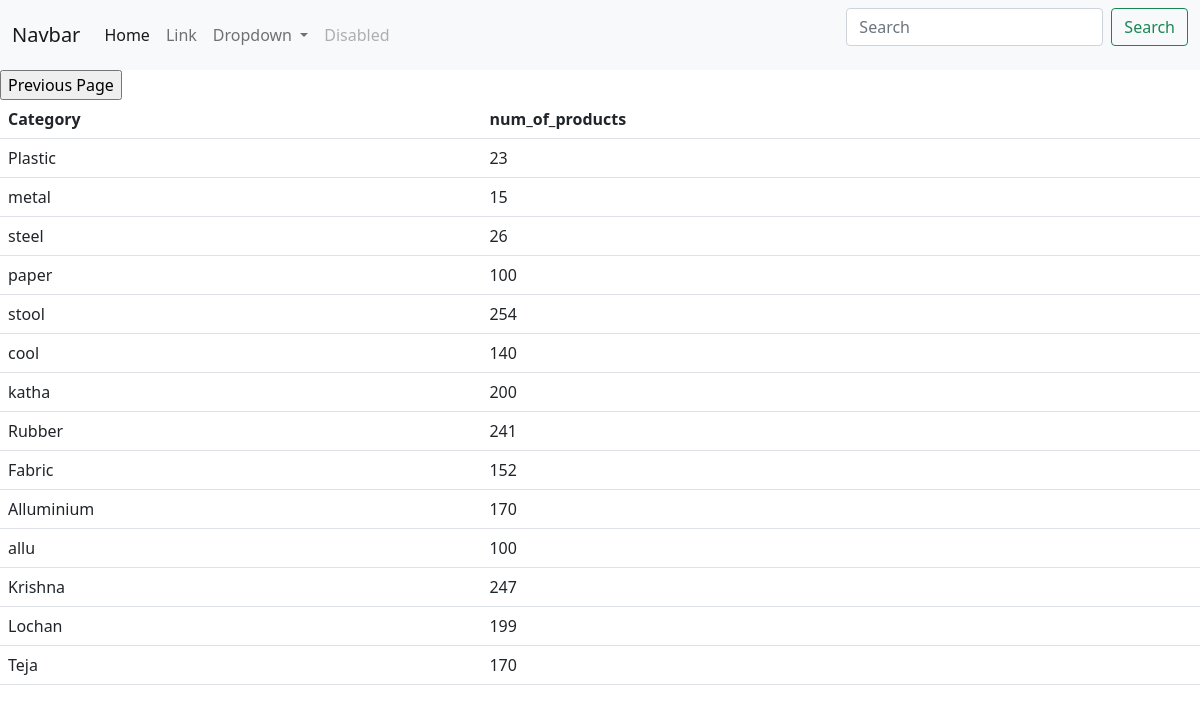
Page /nav/ on the committed database.
### chartapp/models.py (models this page shows, shortened)
class Product(models.Model):
    category = models.CharField(max_length=100, null=False, blank=False)
    num_of_products = models.IntegerField()

### chartapp/views.py (the view)
# urls.py: path('nav/', views.index4, name='Nav'),
def index4(request):
    products= Product.objects.all()
    context={
        'products':products
    }
    return render(request ,'chartapp/index4.html',context)

### chartapp/templates/chartapp/index4.html (shortened to what this page needs)
<link href="https://cdn.jsdelivr.net/npm/bootstrap@5.0.2/dist/css/bootstrap.min.css" rel="stylesheet">
<nav class="navbar navbar-expand-lg navbar-light bg-light">
    <div class="container-fluid">
      <a class="navbar-brand" href="#">Navbar</a>
      <div class="collapse navbar-collapse" id="navbarSupportedContent">
        <ul class="navbar-nav me-auto mb-2 mb-lg-0">
          <li class="nav-item">
            <a class="nav-link active" aria-current="page" href="#">Home</a>
          </li>
          <li class="nav-item">
            <a class="nav-link" href="#">Link</a>
          </li>
          <li class="nav-item dropdown">
            <a class="nav-link dropdown-toggle" href="#" id="navbarDropdown" role="button" data-bs-toggle="dropdown" aria-expanded="false">
              Dropdown
            </a>
          </li>
          <li class="nav-item">
            <a class="nav-link disabled" href="#" tabindex="-1" aria-disabled="true">Disabled</a>
          </li>
        </ul>
        <form class="d-flex">
          <input class="form-control me-2" type="search" placeholder="Search" aria-label="Search">
          <button class="btn btn-outline-success" type="submit">Search</button>
        </form>
      </div>
    </div>
  </nav>
  <input type=button value="Previous Page" onClick="javascript:history.go(-1);">
<table class="table">
      <tr>
        <th scope="col">Category</th>
        <th scope="col">num_of_products</th>
      </tr>
      {% for item in products %}
      <tr>
        <td>{{item.category}}</td>
        <td>{{item.num_of_products}}</td>
      </tr>
      {% endfor %}
  </table>

### rows in the picture
Product: category "Plastic", num_of_products "23"
Product: category "metal", num_of_products "15"
Product: category "steel", num_of_products "26"
Product: category "paper", num_of_products "100"
Product: category "stool", num_of_products "254"
Product: category "cool", num_of_products "140"
Product: category "katha", num_of_products "200"
Product: category "Rubber", num_of_products "241"
Product: category "Fabric", num_of_products "152"
Product: category "Alluminium", num_of_products "170"
Product: category "allu", num_of_products "100"
Product: category "Krishna", num_of_products "247"
Product: category "Lochan", num_of_products "199"
Product: category "Teja", num_of_products "170"
